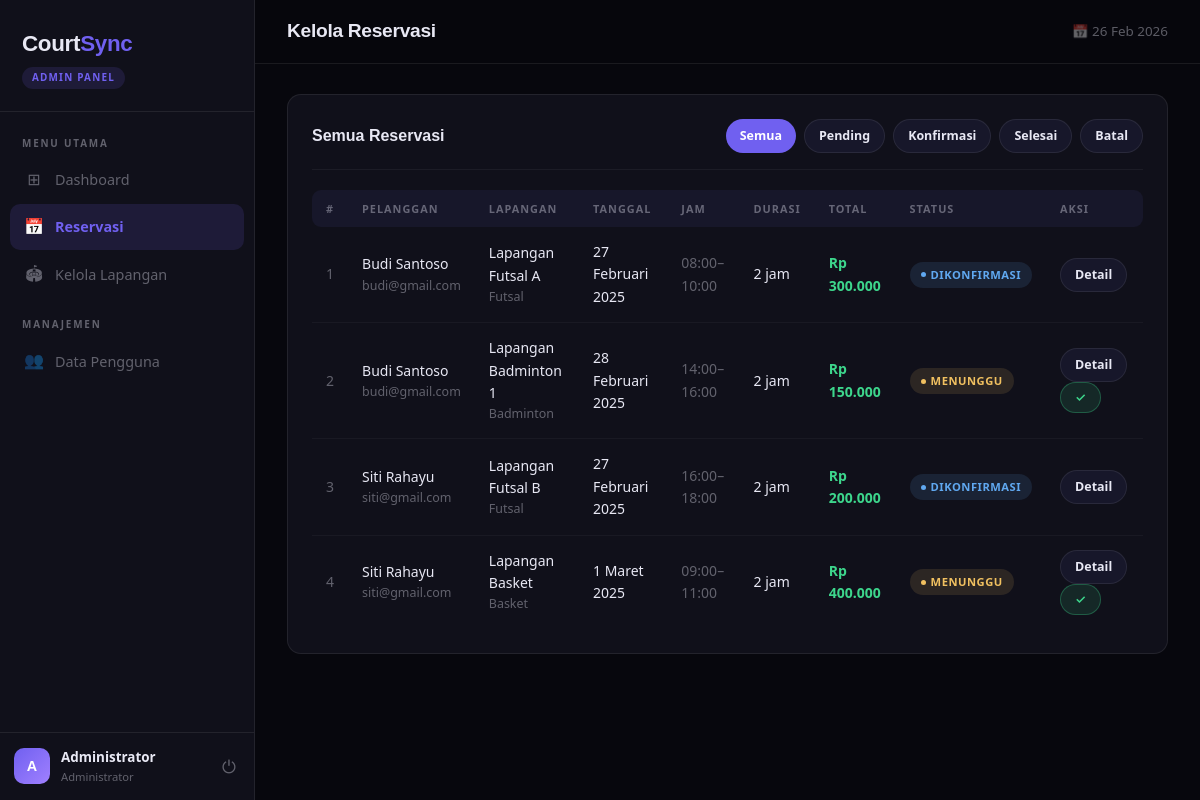
The app's page /admin/reservasi.php (signed in) with its own data.
### tables this page shows
CREATE TABLE reservasi (
    id INTEGER PRIMARY KEY AUTO_INCREMENT,
    user_id INTEGER NOT NULL,
    lapangan_id INTEGER NOT NULL,
    tanggal DATE NOT NULL,
    jam_mulai TIME NOT NULL,
    jam_selesai TIME NOT NULL,
    durasi INTEGER NOT NULL COMMENT 'dalam jam',
    total_harga DECIMAL(10,2) NOT NULL,
    status ENUM('pending', 'konfirmasi', 'selesai', 'batal') DEFAULT 'pending',
    catatan TEXT,
    created_at TIMESTAMP DEFAULT CURRENT_TIMESTAMP,
    FOREIGN KEY (user_id) REFERENCES users(id) ON DELETE CASCADE,
    FOREIGN KEY (lapangan_id) REFERENCES lapangan(id) ON DELETE CASCADE
);

CREATE TABLE users (
    id INTEGER PRIMARY KEY AUTO_INCREMENT,
    nama VARCHAR(100) NOT NULL,
    email VARCHAR(100) NOT NULL UNIQUE,
    password VARCHAR(255) NOT NULL,
    no_hp VARCHAR(15),
    role ENUM('user', 'admin') DEFAULT 'user',
    created_at TIMESTAMP DEFAULT CURRENT_TIMESTAMP
);

CREATE TABLE lapangan (
    id INTEGER PRIMARY KEY AUTO_INCREMENT,
    nama VARCHAR(100) NOT NULL,
    jenis VARCHAR(50) NOT NULL,
    deskripsi TEXT,
    harga_per_jam DECIMAL(10,2) NOT NULL,
    status ENUM('tersedia', 'tidak_tersedia') DEFAULT 'tersedia',
    gambar VARCHAR(255),
    created_at TIMESTAMP DEFAULT CURRENT_TIMESTAMP
);

### auth.php (called while the page is built, shortened)
<?php
function formatRupiah($amount) {
    return 'Rp ' . number_format($amount, 0, ',', '.');
}
function formatTanggal($date) {
    $bulan = ['', 'Januari', 'Februari', 'Maret', 'April', 'Mei', 'Juni',
              'Juli', 'Agustus', 'September', 'Oktober', 'November', 'Desember'];
    $d = date('j', strtotime($date));
    $m = $bulan[(int)date('n', strtotime($date))];
    $y = date('Y', strtotime($date));
    return "$d $m $y";
}
function badgeStatus($status) {
    $map = [
        'pending'    => ['label' => 'Menunggu',   'class' => 'badge-pending'],
        'konfirmasi' => ['label' => 'Dikonfirmasi','class' => 'badge-konfirmasi'],
        'selesai'    => ['label' => 'Selesai',     'class' => 'badge-selesai'],
        'batal'      => ['label' => 'Dibatalkan',  'class' => 'badge-batal'],
    ];
    return $map[$status] ?? ['label' => $status, 'class' => ''];
}
?>

### admin/reservasi.php (the view, shortened to what this page needs)
<?php
require '../connection.php';
require '../auth.php';
$filterStatus = $_GET['status'] ?? '';
$sql = "SELECT r.*, u.nama as nama_user, u.email, u.no_hp, l.nama as nama_lapangan, l.jenis
        FROM reservasi r
        JOIN users u ON r.user_id = u.id
        JOIN lapangan l ON r.lapangan_id = l.id";
$params = [];
$sql .= " ORDER BY r.created_at DESC";
$stmt = $pdo->prepare($sql);
$stmt->execute($params);
$reservasis = $stmt->fetchAll();
include '_layout.php';
?>
<div class="card">
    <div class="card-header">
        <div class="card-title">Semua Reservasi</div>
        <div style="display:flex;gap:8px;">
            <?php foreach ([''=>'Semua','pending'=>'Pending','konfirmasi'=>'Konfirmasi','selesai'=>'Selesai','batal'=>'Batal'] as $val=>$label): ?>
            <a href="?status=<?= $val ?>" class="btn btn-sm <?= $filterStatus===$val ? 'btn-primary' : 'btn-secondary' ?>"><?= $label ?></a>
            <?php endforeach; ?>
        </div>
    </div>
    <div class="table-wrapper">
        <?php if (empty($reservasis)): ?>
            <div class="empty-state"><div class="icon">📭</div><p>Tidak ada data reservasi.</p></div>
        <?php else: ?>
        <table>
            <thead>
                <tr>
                    <th>#</th>
                    <th>Pelanggan</th>
                    <th>Lapangan</th>
                    <th>Tanggal</th>
                    <th>Jam</th>
                    <th>Durasi</th>
                    <th>Total</th>
                    <th>Status</th>
                    <th>Aksi</th>
                </tr>
            </thead>
            <tbody>
            <?php foreach ($reservasis as $i => $r):
                $badge = badgeStatus($r['status']);
            ?>
                <tr>
                    <td style="color:var(--text-muted)"><?= $i+1 ?></td>
                    <td>
                        <div style="font-weight:500"><?= htmlspecialchars($r['nama_user']) ?></div>
                        <div style="font-size:0.78rem;color:var(--text-muted)"><?= htmlspecialchars($r['email']) ?></div>
                    </td>
                    <td>
                        <div><?= htmlspecialchars($r['nama_lapangan']) ?></div>
                        <div style="font-size:0.78rem;color:var(--text-muted)"><?= $r['jenis'] ?></div>
                    </td>
                    <td><?= formatTanggal($r['tanggal']) ?></td>
                    <td style="color:var(--text-muted)"><?= substr($r['jam_mulai'],0,5) ?>–<?= substr($r['jam_selesai'],0,5) ?></td>
                    <td><?= $r['durasi'] ?> jam</td>
                    <td style="font-weight:600;color:var(--success)"><?= formatRupiah($r['total_harga']) ?></td>
                    <td><span class="badge <?= $badge['class'] ?>"><?= $badge['label'] ?></span></td>
                    <td>
                        <a href="?detail=<?= $r['id'] ?><?= $filterStatus ? '&status='.$filterStatus : '' ?>" class="btn btn-secondary btn-sm">Detail</a>
                        <?php if ($r['status'] === 'pending'): ?>
                        <form method="POST" style="display:inline">
                            <button type="submit" class="btn btn-success btn-sm">✓</button>
                        </form>
                        <?php endif; ?>
                    </td>
                </tr>
            <?php endforeach; ?>
            </tbody>
        </table>
        <?php endif; ?>
    </div>
</div>
<?php include '_layout_end.php'; ?>

### admin/_layout.php (style rules this page uses)
:root { --font-display: "Trebuchet MS", "Gill Sans MT", Calibri, sans-serif; --font-body: "Segoe UI", system-ui, -apple-system, BlinkMacSystemFont, sans-serif; --bg: #07070d; --surface: #10101a; --surface2: #17172a; --surface3: #1e1e32; --border: rgba(255,255,255,0.08); --border-soft: rgba(255,255,255,0.05); --accent: #7060f0; --accent-hover: #5e4fd4; --accent-light: rgba(112,96,240,0.14); --accent2: #f0a060; --text: #e8e8f4; --text-soft: rgba(232,232,244,0.7); --text-muted: rgba(232,232,244,0.38); --success: #3dd68c; --success-bg: rgba(61,214,140,0.12); --warning: #f0c060; --warning-bg: rgba(240,192,96,0.12); --danger: #f06060; --danger-bg: rgba(240,96,96,0.12); --info: #60a8f0; --info-bg: rgba(96,168,240,0.12); --shadow: 0 4px 24px rgba(0,0,0,0.4); --radius: 14px; --radius-sm: 9px; --sidebar-w: 255px; }
*, *::before, *::after { box-sizing: border-box; margin: 0; padding: 0; }
body { font-family: var(--font-body); background: var(--bg); color: var(--text); display: flex; min-height: 100vh; font-size: 15px; line-height: 1.6; -webkit-font-smoothing: antialiased; }
.card { background: var(--surface); border: 1px solid var(--border); border-radius: var(--radius); padding: 24px; }
.card-header { display: flex; align-items: center; justify-content: space-between; margin-bottom: 20px; padding-bottom: 16px; border-bottom: 1px solid var(--border-soft); }
.card-title { font-family: var(--font-display); font-size: 1rem; font-weight: 700; }
.table-wrapper { overflow-x: auto; }
table { width: 100%; border-collapse: collapse; }
thead th { padding: 10px 14px; text-align: left; font-size: 0.68rem; font-weight: 700; text-transform: uppercase; letter-spacing: 1px; color: var(--text-muted); background: var(--surface2); }
thead th:first-child { border-radius: var(--radius-sm) 0 0 var(--radius-sm); }
thead th:last-child { border-radius: 0 var(--radius-sm) var(--radius-sm) 0; }
tbody tr { border-bottom: 1px solid rgba(255,255,255,0.04); transition: background 0.15s; }
tbody tr:last-child { border-bottom: none; }
td { padding: 14px; font-size: 0.875rem; vertical-align: middle; }
.badge { display: inline-flex; align-items: center; gap: 5px; padding: 4px 11px; border-radius: 20px; font-size: 0.7rem; font-weight: 700; text-transform: uppercase; letter-spacing: 0.5px; }
.badge::before { content: ''; width: 5px; height: 5px; border-radius: 50%; background: currentColor; }
.badge-pending { background: var(--warning-bg); color: var(--warning); }
.badge-konfirmasi { background: var(--info-bg); color: var(--info); }
.btn { display: inline-flex; align-items: center; gap: 7px; padding: 9px 18px; border-radius: 50px; font-family: var(--font-body); font-size: 0.84rem; font-weight: 600; cursor: pointer; text-decoration: none; border: none; transition: all 0.18s; }
.btn-primary { background: var(--accent); color: #fff; }
.btn-secondary { background: var(--surface2); color: var(--text); border: 1px solid var(--border); }
.btn-success { background: var(--success-bg); color: var(--success); border: 1px solid rgba(61,214,140,0.3); }
.btn-sm { padding: 6px 14px; font-size: 0.78rem; }

### records on screen
reservasi: user.nama "Budi Santoso", user.email "budi@gmail.com", lapangan.nama "Lapangan Futsal A", lapangan.jenis "Futsal", tanggal "27 Februari 2025", jam_mulai "08:00", jam_selesai "10:00", durasi "2", total_harga "Rp 300.000", status "DIKONFIRMASI"
reservasi: user.nama "Budi Santoso", user.email "budi@gmail.com", lapangan.nama "Lapangan Badminton 1", lapangan.jenis "Badminton", tanggal "28 Februari 2025", jam_mulai "14:00", jam_selesai "16:00", durasi "2", total_harga "Rp 150.000", status "MENUNGGU"
reservasi: user.nama "Siti Rahayu", user.email "siti@gmail.com", lapangan.nama "Lapangan Futsal B", lapangan.jenis "Futsal", tanggal "27 Februari 2025", jam_mulai "16:00", jam_selesai "18:00", durasi "2", total_harga "Rp 200.000", status "DIKONFIRMASI"
reservasi: user.nama "Siti Rahayu", user.email "siti@gmail.com", lapangan.nama "Lapangan Basket", lapangan.jenis "Basket", tanggal "1 Maret 2025", jam_mulai "09:00", jam_selesai "11:00", durasi "2", total_harga "Rp 400.000", status "MENUNGGU"

### other values on screen
substr($u['nama'], 0, 1) "A"
$u['nama'] "Administrator"
$pageTitle "Kelola Reservasi"
$label "Semua"
$label "Pending"
$label "Konfirmasi"
$label "Selesai"
$label "Batal"
